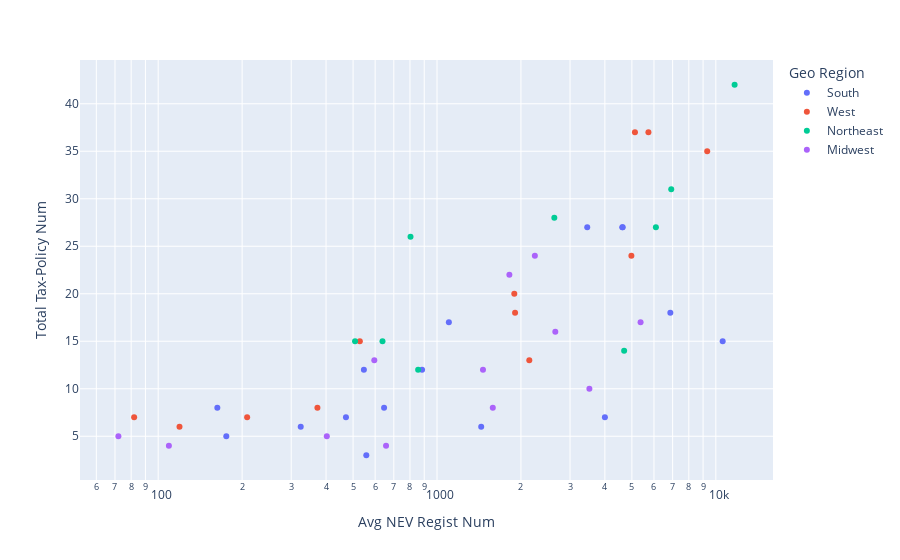

Notebook source saved alongside this figure:
### Markdown cell above
## Classified by Geographic Regions

### Code cell
fig = px.scatter(new, x="Avg NEV Regist Num", y="Total Tax-Policy Num",\
                 color="Geo Region", log_x=True, hover_name="State")
fig.show()

### Figure 1 — Plotly figure (JSON) as saved in the notebook; plotly's stock layout.template omitted (floating-point values rounded to 4 significant figures)
{"data": [{"hovertemplate": "<b>%{hovertext}</b><br><br>Geo Region=South<br>Avg NEV Regist Num=%{x}<br>Total Tax-Policy Num=%{y}<extra></extra>", "hovertext": ["Alabama", "Arkansas", "Delaware", "Florida", "Georgia", "Kentucky", "Louisiana", "Maryland", "Mississippi", "North Carolina", "Oklahoma", "South Carolina", "Tennessee", "Texas", "Virginia", "West Virginia"], "legendgroup": "South", "marker": {"color": "#636efa", "symbol": "circle"}, "mode": "markers", "name": "South", "orientation": "v", "showlegend": true, "type": "scatter", "x": [646, 324.5, 546.8, 10580.0, 4001, 557.8, 471.5, 4634.0, 175.5, 3458.0, 1103.0, 884, 1440.0, 6868.0, 4619, 163], "xaxis": "x", "y": [8, 6, 12, 15, 7, 3, 7, 27, 5, 27, 17, 12, 6, 18, 27, 8], "yaxis": "y"}, {"hovertemplate": "<b>%{hovertext}</b><br><br>Geo Region=West<br>Avg NEV Regist Num=%{x}<br>Total Tax-Policy Num=%{y}<extra></extra>", "hovertext": ["Alaska", "Arizona", "Colorado", "Hawaii", "Idaho", "Montana", "Nevada", "New Mexico", "Oregon", "Utah", "Washington", "Wyoming"], "legendgroup": "West", "marker": {"color": "#EF553B", "symbol": "circle"}, "mode": "markers", "name": "West", "orientation": "v", "showlegend": true, "type": "scatter", "visible": true, "x": [119.2, 4980.0, 5731.0, 2143.0, 372.5, 208.5, 1893.0, 528.8, 5128.0, 1906.0, 9313.0, 82], "xaxis": "x", "y": [6, 24, 37, 13, 8, 7, 20, 15, 37, 18, 35, 7], "yaxis": "y"}, {"hovertemplate": "<b>%{hovertext}</b><br><br>Geo Region=Northeast<br>Avg NEV Regist Num=%{x}<br>Total Tax-Policy Num=%{y}<extra></extra>", "hovertext": ["Connecticut", "Maine", "Massachusetts", "New Hampshire", "New Jersey", "New York", "Pennsylvania", "Rhode Island", "Vermont"], "legendgroup": "Northeast", "marker": {"color": "#00cc96", "symbol": "circle"}, "mode": "markers", "name": "Northeast", "orientation": "v", "showlegend": true, "type": "scatter", "visible": true, "x": [2635, 637.5, 6096.0, 855.8, 6919, 11677, 4690.0, 508.2, 803.5], "xaxis": "x", "y": [28, 15, 27, 12, 31, 42, 14, 15, 26], "yaxis": "y"}, {"hovertemplate": "<b>%{hovertext}</b><br><br>Geo Region=Midwest<br>Avg NEV Regist Num=%{x}<br>Total Tax-Policy Num=%{y}<extra></extra>", "hovertext": ["Illinois", "Indiana", "Iowa", "Kansas", "Michigan", "Minnesota", "Missouri", "Nebraska", "North Dakota", "Ohio", "South Dakota", "Wisconsin"], "legendgroup": "Midwest", "marker": {"color": "#ab63fa", "symbol": "circle"}, "mode": "markers", "name": "Midwest", "orientation": "v", "showlegend": true, "type": "scatter", "x": [5372.0, 1462.0, 595.8, 656.5, 2656.0, 2244.0, 1585.0, 402.5, 72, 3520, 109.2, 1818], "xaxis": "x", "y": [17, 12, 13, 4, 16, 24, 8, 5, 5, 10, 4, 22], "yaxis": "y"}], "layout": {"autosize": true, "legend": {"title": {"text": "Geo Region"}, "tracegroupgap": 0}, "margin": {"t": 60}, "xaxis": {"anchor": "y", "autorange": true, "domain": [0, 1], "range": [1.72, 4.204], "title": {"text": "Avg NEV Regist Num"}, "type": "log"}, "yaxis": {"anchor": "x", "autorange": true, "domain": [0, 1], "range": [-0.01969, 45.02], "title": {"text": "Total Tax-Policy Num"}, "type": "linear"}}}
